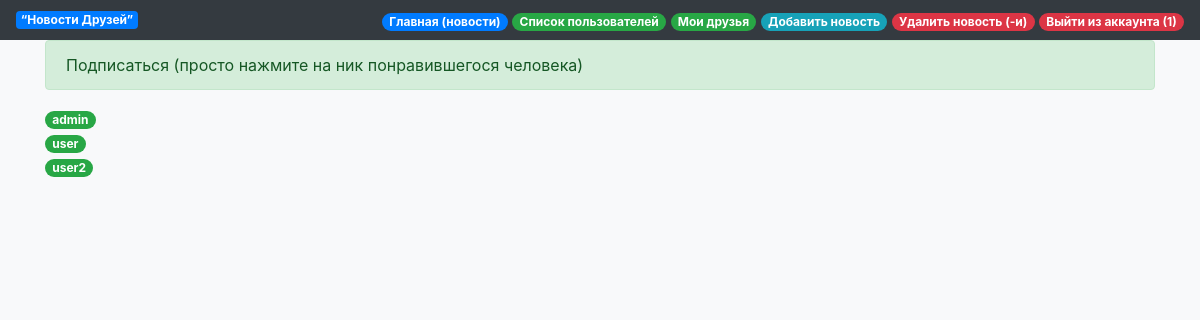
The page /users_list (signed in) on the database as committed earlier.
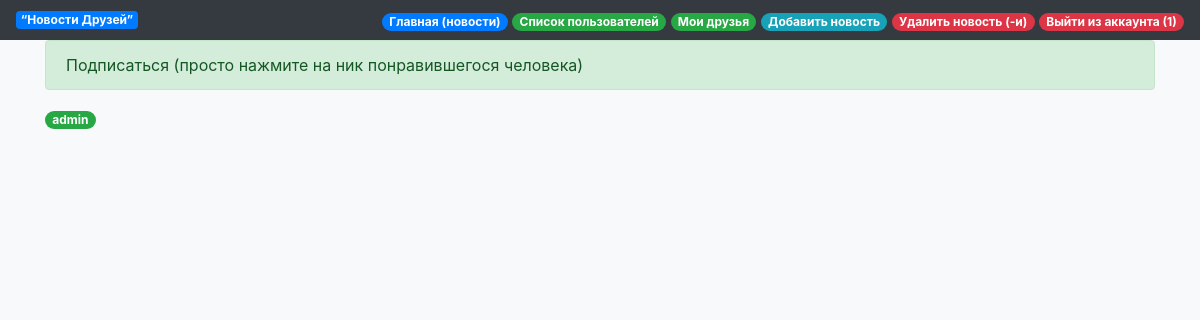
The same page on the database as committed later.
### tables this page shows
CREATE TABLE users 
                            (id INTEGER PRIMARY KEY AUTOINCREMENT, 
                             user_name VARCHAR(50),
                             password_hash VARCHAR(128)
                             );

### main.py (the view)
@app.route("/users_list")
def users_list():
    if check(): return redirect('/login')
    friends_model = FriendsModel(db.get_connection())
    users_model = UsersModel(db.get_connection())
    check_friendship = lambda x: not friends_model.check_friendship(session['user_id'], x)
    users_ids = users_model.get_all_ids()
    users = filter(check_friendship, users_ids)
    users = list(map(lambda x: [users_model.get_name(x), x], users))
    return render_template("users_list.html", title="С кем бы подружиться?", users=users, session=session)

### db_editor.py (called while the page is built)
    def get_connection(self):
        return self.conn

    def init_table(self):
        cursor = self.connection.cursor()
        cursor.execute('''CREATE TABLE IF NOT EXISTS users
                            (id INTEGER PRIMARY KEY AUTOINCREMENT,
                             user_name VARCHAR(50),
                             password_hash VARCHAR(128)
                             )''')
        cursor.close()
        self.connection.commit()

    def get(self, user_id=None, user_name=None):
        if not (user_id or user_name): return False
        cursor = self.connection.cursor()
        if user_id:
            cursor.execute("SELECT * FROM users WHERE id = ?", (str(user_id),))
        elif user_name:
            cursor.execute("SELECT * FROM users WHERE user_name = ?", (str(user_name),))
        row = cursor.fetchone()
        return row

    def get_all(self):
        cursor = self.connection.cursor()
        cursor.execute("SELECT * FROM users")
        rows = cursor.fetchall()
        return rows

    def get_all_ids(self):
        all_users = self.get_all()
        all_ids = map(lambda x: x[0], all_users)
        return list(all_ids)

    def get_name(self, user_id):
        return self.get(user_id)[1]

    def init_table(self):
        cursor = self.connection.cursor()
        cursor.execute('''CREATE TABLE IF NOT EXISTS friends
                            (id INTEGER PRIMARY KEY AUTOINCREMENT,
                             sub_id INTEGER,
                             author_id INTEGER
                             )''')
        cursor.close()
        self.connection.commit()

    def check_friendship(self, sub_id, author_id):
        cursor = self.connection.cursor()
        cursor.execute("""SELECT * FROM friends WHERE sub_id = ? AND
        author_id = ?""", (str(sub_id), str(author_id)))
        row = cursor.fetchone()
        if row:
            return True
        return False

### main.py (called while the page is built)
def check():
    if 'username' not in session:
        return True
    return False

### templates/users_list.html
{% extends "base.html" %}
{% block content %}
	<div class="alert alert-success" role="alert">
		Подписаться (просто нажмите на ник понравившегося человека)
	</div>
	{% if users %}
	    {% for user in users %}
	    	<a class="badge badge-pill badge-success" href="/add_friend/{{user[1]}}"> {{user[0]}} </a>
	    	<br>
	    {% endfor %}
	{% else %}
		<h2><span class="badge badge-pill badge-info">Вы уже подписаны на всех!</span></h2>
	{% endif %}
{% endblock %}

### templates/base.html (shortened to what this page needs)
<!doctype html>
<html lang="en">
<head>
    <link rel="stylesheet" href="https://maxcdn.bootstrapcdn.com/bootstrap/4.0.0/css/bootstrap.min.css">
</head>
  <body class="bg-light">
    <header>
      <nav class="navbar navbar-dark bg-dark">
        <span class="badge badge-primary font-weight-bold">&ldquo;Новости Друзей&rdquo;</span>
        {% if "username" in session %}
          <div>
            <a class="badge badge-pill badge-primary" href="/index">Главная (новости)</a>
            <a class="badge badge-pill badge-success" href="/users_list">Список пользователей</a>
            <a class="badge badge-pill badge-success" href="/friends_list">Мои друзья</a>
            <a class="badge badge-pill badge-info" href="/add_new">Добавить новость</a>
            <a class="badge badge-pill badge-danger" href="/del_news">Удалить новость (-и)</a>
            <a class="badge badge-pill badge-danger" href="/logout">Выйти из аккаунта ({{session['username']}})</a>
          </div>
          {% endif %}
      </nav>
    </header>
    <main role="main" class="container">
        {% block content %}{% endblock %}
    </main>
  </body>
</html>

Rows that differ between the two databases and show on the page:
removed users: user_name "user"
removed users: user_name "user2"
